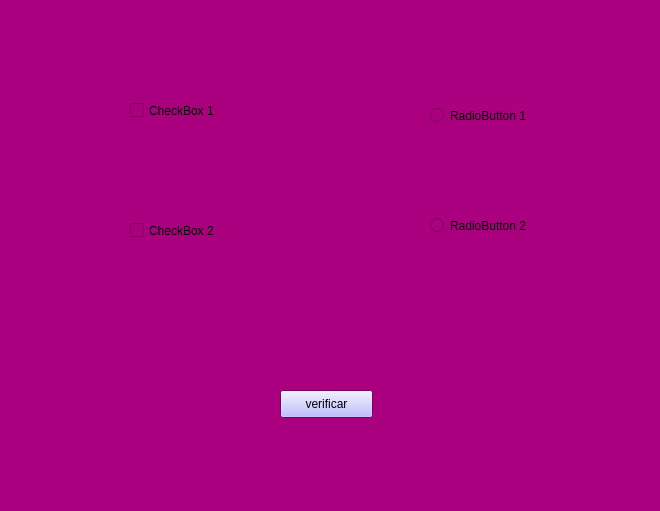
<?xml version="1.0" encoding="UTF-8"?>
<ui version="4.0">
 <class>MainWindow</class>
 <widget class="QMainWindow" name="MainWindow">
  <property name="geometry">
   <rect>
    <x>0</x>
    <y>0</y>
    <width>660</width>
    <height>511</height>
   </rect>
  </property>
  <property name="palette">
   <palette>
    <active>
     <colorrole role="Button">
      <brush brushstyle="SolidPattern">
       <color alpha="255">
        <red>170</red>
        <green>170</green>
        <blue>255</blue>
       </color>
      </brush>
     </colorrole>
     <colorrole role="Base">
      <brush brushstyle="SolidPattern">
       <color alpha="255">
        <red>170</red>
        <green>0</green>
        <blue>127</blue>
       </color>
      </brush>
     </colorrole>
     <colorrole role="Window">
      <brush brushstyle="SolidPattern">
       <color alpha="255">
        <red>170</red>
        <green>0</green>
        <blue>127</blue>
       </color>
      </brush>
     </colorrole>
    </active>
    <inactive>
     <colorrole role="Button">
      <brush brushstyle="SolidPattern">
       <color alpha="255">
        <red>170</red>
        <green>170</green>
        <blue>255</blue>
       </color>
      </brush>
     </colorrole>
     <colorrole role="Base">
      <brush brushstyle="SolidPattern">
       <color alpha="255">
        <red>170</red>
        <green>0</green>
        <blue>127</blue>
       </color>
      </brush>
     </colorrole>
     <colorrole role="Window">
      <brush brushstyle="SolidPattern">
       <color alpha="255">
        <red>170</red>
        <green>0</green>
        <blue>127</blue>
       </color>
      </brush>
     </colorrole>
    </inactive>
    <disabled>
     <colorrole role="Button">
      <brush brushstyle="SolidPattern">
       <color alpha="255">
        <red>170</red>
        <green>170</green>
        <blue>255</blue>
       </color>
      </brush>
     </colorrole>
     <colorrole role="Base">
      <brush brushstyle="SolidPattern">
       <color alpha="255">
        <red>170</red>
        <green>0</green>
        <blue>127</blue>
       </color>
      </brush>
     </colorrole>
     <colorrole role="Window">
      <brush brushstyle="SolidPattern">
       <color alpha="255">
        <red>170</red>
        <green>0</green>
        <blue>127</blue>
       </color>
      </brush>
     </colorrole>
    </disabled>
   </palette>
  </property>
  <property name="windowTitle">
   <string>MainWindow</string>
  </property>
  <widget class="QWidget" name="centralwidget">
   <widget class="QCheckBox" name="checkBox">
    <property name="geometry">
     <rect>
      <x>130</x>
      <y>80</y>
      <width>131</width>
      <height>61</height>
     </rect>
    </property>
    <property name="text">
     <string>CheckBox 1</string>
    </property>
   </widget>
   <widget class="QCheckBox" name="checkBox_2">
    <property name="geometry">
     <rect>
      <x>130</x>
      <y>200</y>
      <width>121</width>
      <height>61</height>
     </rect>
    </property>
    <property name="text">
     <string>CheckBox 2</string>
    </property>
   </widget>
   <widget class="QRadioButton" name="radioButton">
    <property name="geometry">
     <rect>
      <x>430</x>
      <y>100</y>
      <width>111</width>
      <height>31</height>
     </rect>
    </property>
    <property name="text">
     <string>RadioButton 1</string>
    </property>
   </widget>
   <widget class="QRadioButton" name="radioButton_2">
    <property name="geometry">
     <rect>
      <x>430</x>
      <y>210</y>
      <width>111</width>
      <height>31</height>
     </rect>
    </property>
    <property name="text">
     <string>RadioButton 2</string>
    </property>
   </widget>
   <widget class="QPushButton" name="PushButton">
    <property name="geometry">
     <rect>
      <x>280</x>
      <y>390</y>
      <width>93</width>
      <height>28</height>
     </rect>
    </property>
    <property name="palette">
     <palette>
      <active>
       <colorrole role="Base">
        <brush brushstyle="SolidPattern">
         <color alpha="255">
          <red>170</red>
          <green>170</green>
          <blue>255</blue>
         </color>
        </brush>
       </colorrole>
      </active>
      <inactive>
       <colorrole role="Base">
        <brush brushstyle="SolidPattern">
         <color alpha="255">
          <red>170</red>
          <green>170</green>
          <blue>255</blue>
         </color>
        </brush>
       </colorrole>
      </inactive>
      <disabled>
       <colorrole role="Base">
        <brush brushstyle="SolidPattern">
         <color alpha="255">
          <red>170</red>
          <green>0</green>
          <blue>127</blue>
         </color>
        </brush>
       </colorrole>
      </disabled>
     </palette>
    </property>
    <property name="text">
     <string>verificar</string>
    </property>
   </widget>
  </widget>
 </widget>
 <resources/>
 <connections/>
</ui>
